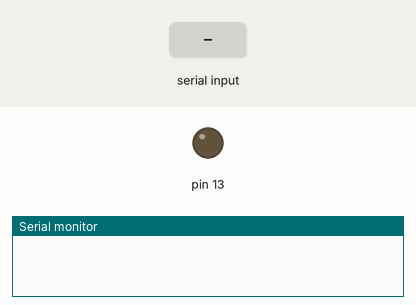
Recording of a sketch running on a simulated Arduino Uno, built with avr-gcc and run on an emulated ATmega328P. On the bench: output pins drawn as LEDs (lit = HIGH), the last lines printed to the serial monitor. The inputs (shaded band) are chosen by the test bench.

Above: at 1.2 s.
1.3 s: "1\n" received over Serial
At 1.6 s:
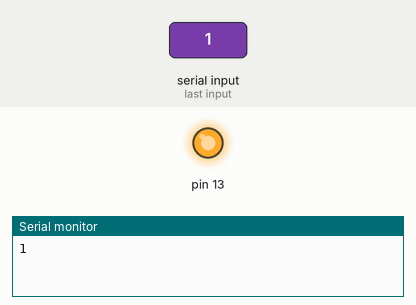
Timing chart, 0 to 4.3 s (numbered marks = the images above; inputs shaded):
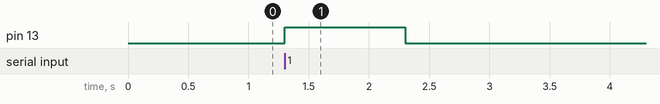

Measured:
- after the input at 1.3 s, pin 13: LOW → HIGH at once, → LOW 1.0 s later

The sketch:

Serial_available.ino
```cpp
void setup() {
  Serial.begin(9600); //9600은 통신속도
  pinMode(13, OUTPUT);
}

void loop() {
  if (Serial.available()) {

    //read()함수는 반드시 char나 int로 꺼내서 사용해야한다. 왜냐면 삭제되기 때문에.
    //    void loop() {
    //  if (Serial.available()) {
    //    if (Serial.read() == '1') {
    //      digitalWrite(13, 1 );
    //    } else if (Serial.read() == '0') {
    //      digitalWrite(Serial.parseInt(), 0);
    //    }
    //    Serial.println(num);
    //  }

    //문자열로 저장한 경우
    //char c = Serial.read();
    //    if (c == '1') {
    //      digitalWrite(13, 1 );
    //    } else if (c == '0') {
    //      digitalWrite(13, 0);
    //    }
    //    Serial.println(c);

    int num = Serial.parseInt();
    if (num == 1) {
      digitalWrite(13, 1 );
    } else if (num == 0) {
      digitalWrite(13, 0);
    }
    Serial.println(num);
  }
}
```
